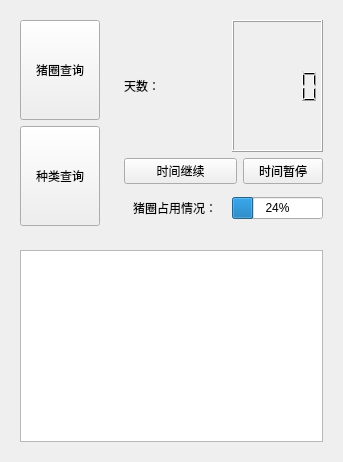
     <widget class="QWidget" name="Work">
      <layout class="QVBoxLayout" name="verticalLayout_8">
       <item>
        <layout class="QHBoxLayout" name="horizontalLayout_3">
         <item>
          <widget class="QWidget" name="widget_7" native="true">
           <layout class="QVBoxLayout" name="verticalLayout_7">
            <item>
             <widget class="QPushButton" name="pigpen_SeeB">
              <property name="minimumSize">
               <size>
                <width>0</width>
                <height>100</height>
               </size>
              </property>
              <property name="text">
               <string>猪圈查询</string>
              </property>
             </widget>
            </item>
            <item>
             <widget class="QPushButton" name="species_SeeB">
              <property name="minimumSize">
               <size>
                <width>0</width>
                <height>100</height>
               </size>
              </property>
              <property name="text">
               <string>种类查询</string>
              </property>
             </widget>
            </item>
           </layout>
          </widget>
         </item>
         <item>
          <widget class="QWidget" name="widget_5" native="true">
           <layout class="QGridLayout" name="gridLayout">
            <item row="0" column="0">
             <widget class="QLabel" name="label_7">
              <property name="text">
               <string>天数：</string>
              </property>
             </widget>
            </item>
            <item row="1" column="0" colspan="2">
             <widget class="QPushButton" name="time_begin">
              <property name="text">
               <string>时间继续</string>
              </property>
             </widget>
            </item>
            <item row="1" column="2">
             <widget class="QPushButton" name="time_pause">
              <property name="text">
               <string>时间暂停</string>
              </property>
             </widget>
            </item>
            <item row="2" column="0">
             <widget class="QWidget" name="widget_6" native="true">
              <layout class="QVBoxLayout" name="verticalLayout_5">
               <item>
                <widget class="QLabel" name="label_6">
                 <property name="text">
                  <string>猪圈占用情况：</string>
                 </property>
                </widget>
               </item>
              </layout>
             </widget>
            </item>
            <item row="2" column="1" colspan="2">
             <widget class="QProgressBar" name="progressBar">
              <property name="value">
               <number>24</number>
              </property>
             </widget>
            </item>
            <item row="0" column="1" colspan="2">
             <widget class="QLCDNumber" name="time_display"/>
            </item>
           </layout>
          </widget>
         </item>
        </layout>
       </item>
       <item>
        <widget class="QWidget" name="widget_8" native="true">
         <layout class="QVBoxLayout" name="verticalLayout_6">
          <item>
           <widget class="QTextEdit" name="information_display">
            <property name="readOnly">
             <bool>true</bool>
            </property>
           </widget>
          </item>
         </layout>
        </widget>
       </item>
      </layout>
     </widget>
